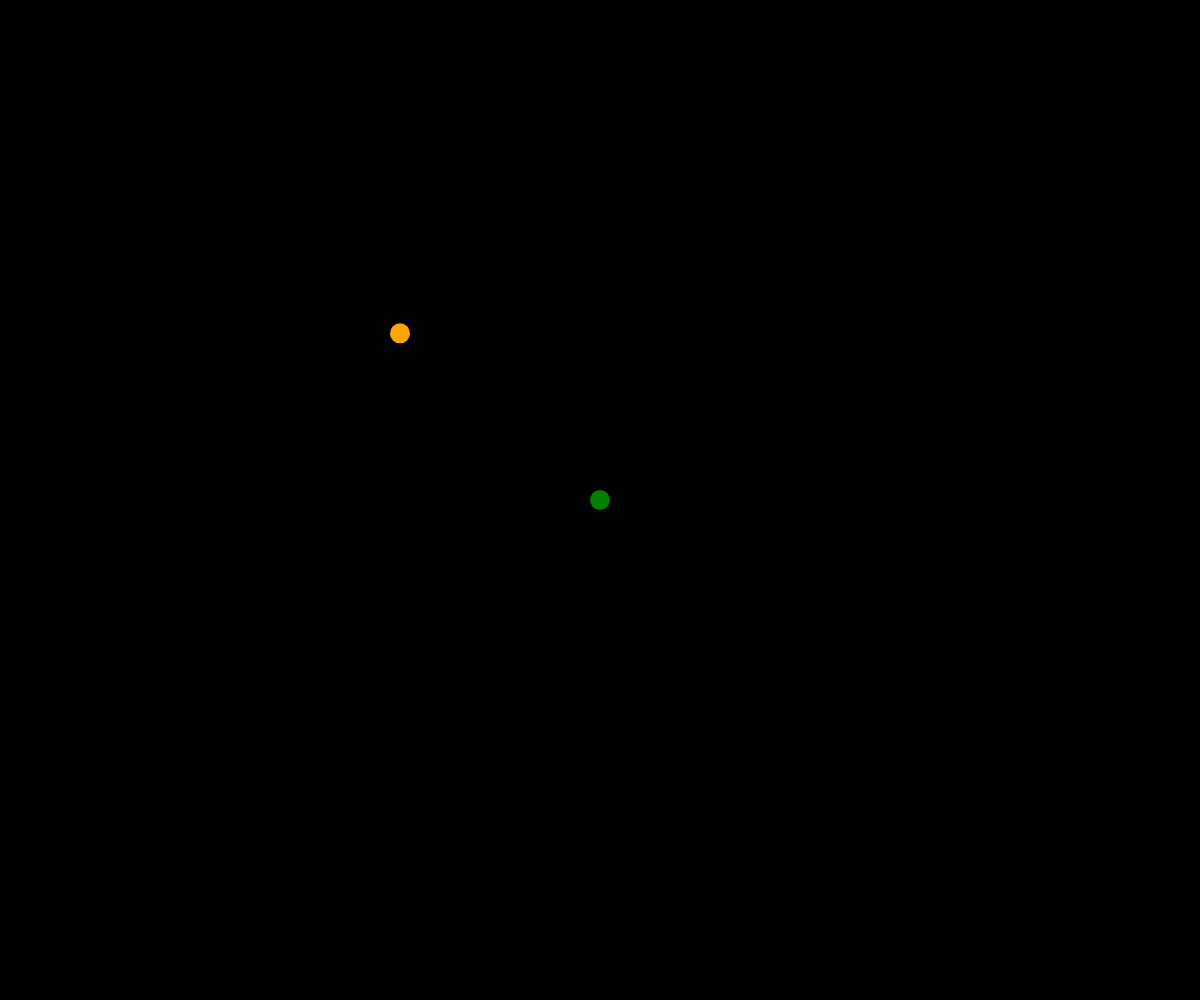
Frame 1 (no input)
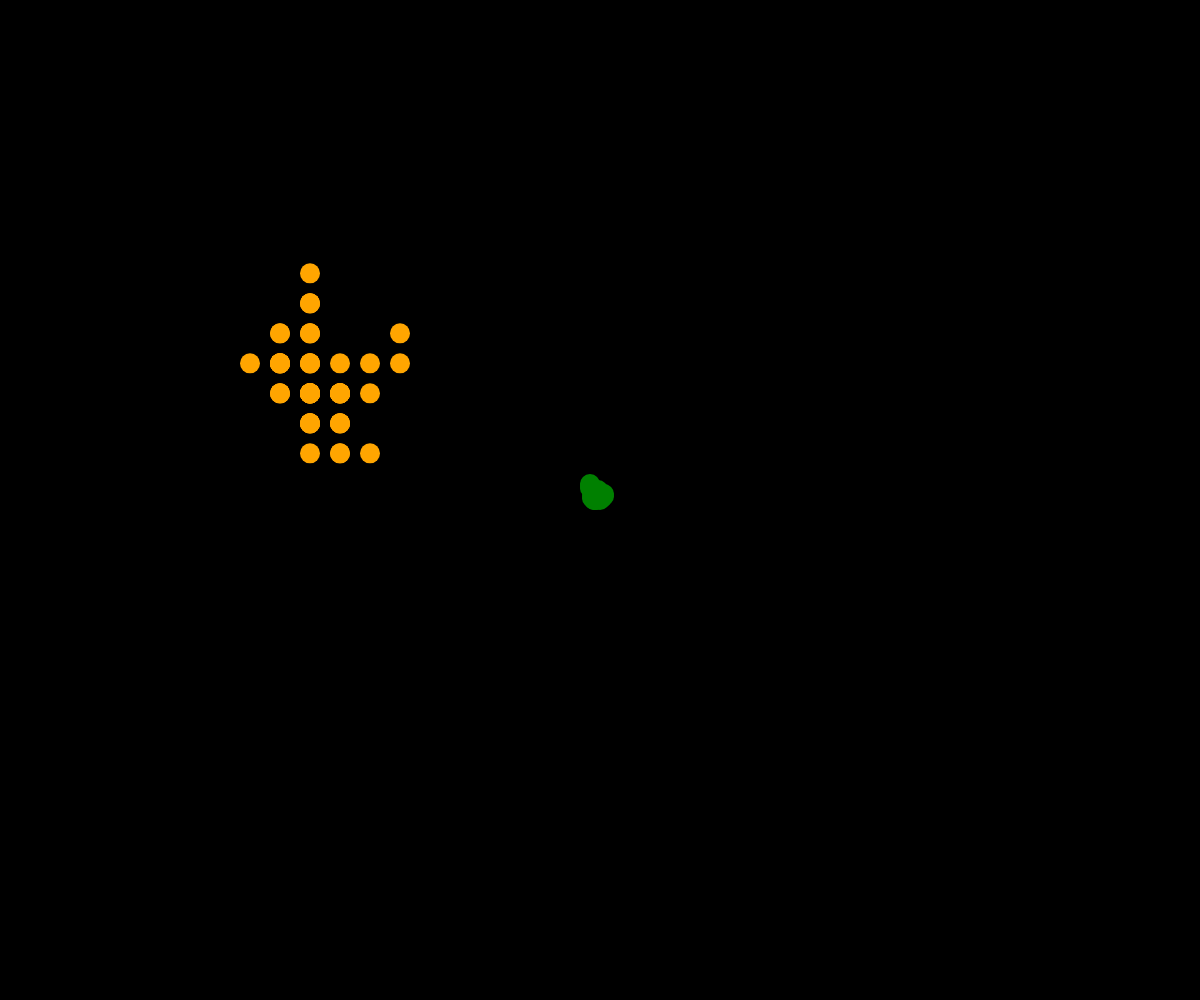
Frame 60 (no input)
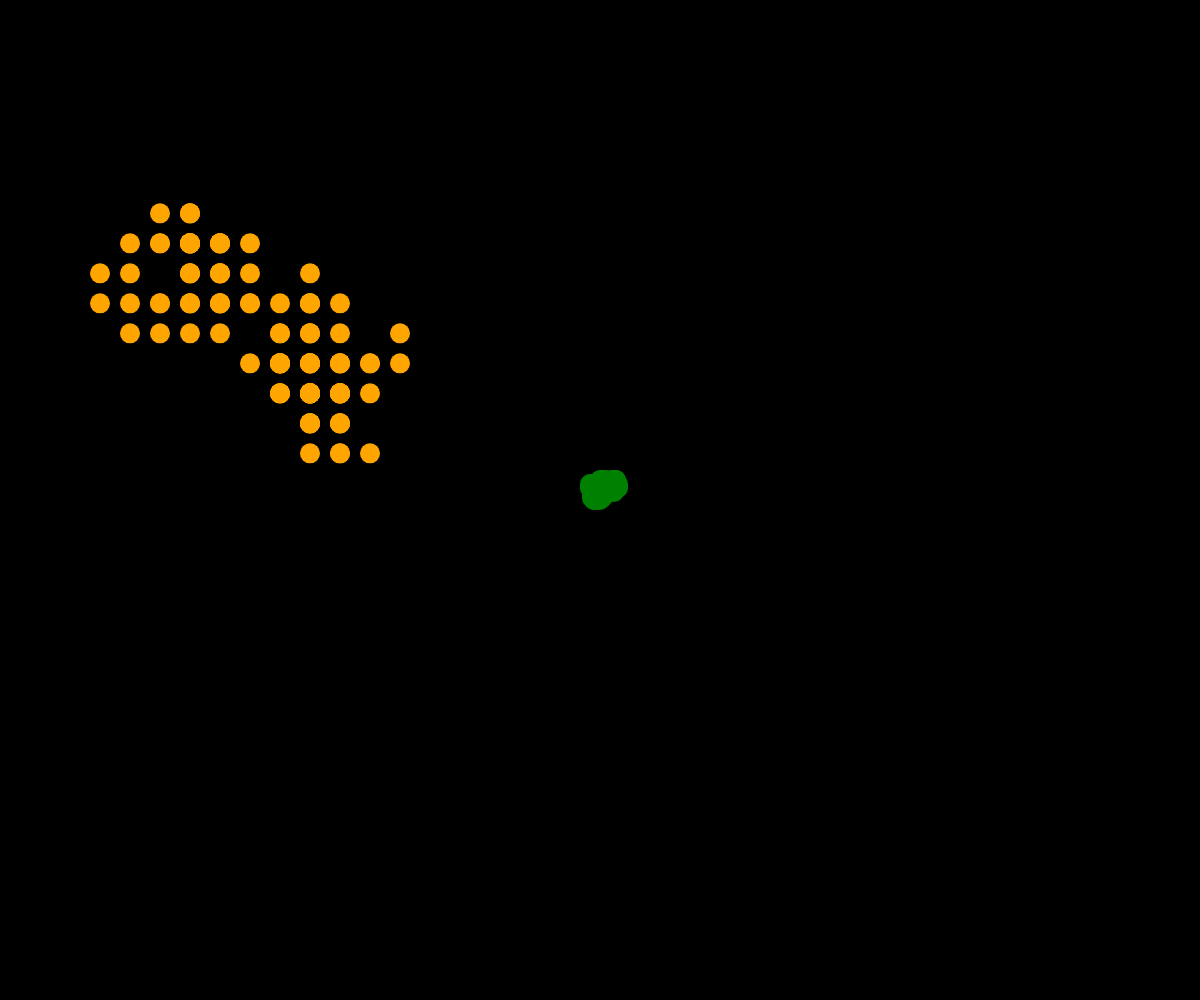
Frame 120 (the mouse pressed at the canvas centre since frame 60)

The p5.js sketch that drew these frames (run headless with seeded random() and noise() and a simulated clock; from frame 60 on, the mouse is pressed at the canvas centre):

// p5.js sketch
// ── sketch.js
// Project Title
// Your Name
// Date
//
// Extra for Experts:
// - describe what you did to take this project "above and beyond"

class Guy {
  constructor(name,x,y,size,speed,color){
    this.name = name;
    this.x = x;
    this.y = y;
    this.color = color;
    this.speed = speed;
    this.size = size;
  }
  display(){
    noStroke();
    fill(this.color);
    circle(this.x,this.y,this.size);
  }
  walk(){
    let theChoice=random(100);
    if(theChoice<25){
      this.y += this.speed;
    }
    else if(theChoice<50){
      this.x -= this.speed;
    }
    else if(theChoice<75){
      this.y -= this.speed;
    }
    else{
      this.x += this.speed;
    }
  } 
}

let peter;
let lois;

function setup() {
  createCanvas(windowWidth, windowHeight);
  background(0);
  peter= new Guy("peter Griffin",windowWidth/2,windowHeight/2,20,2,"green");
  lois = new Guy("lois",windowWidth/3,windowHeight/3,20,30,"orange");
}

function draw() {
  // background(220);
  peter.display();
  peter.walk();
  lois.display();
  lois.walk();
}
